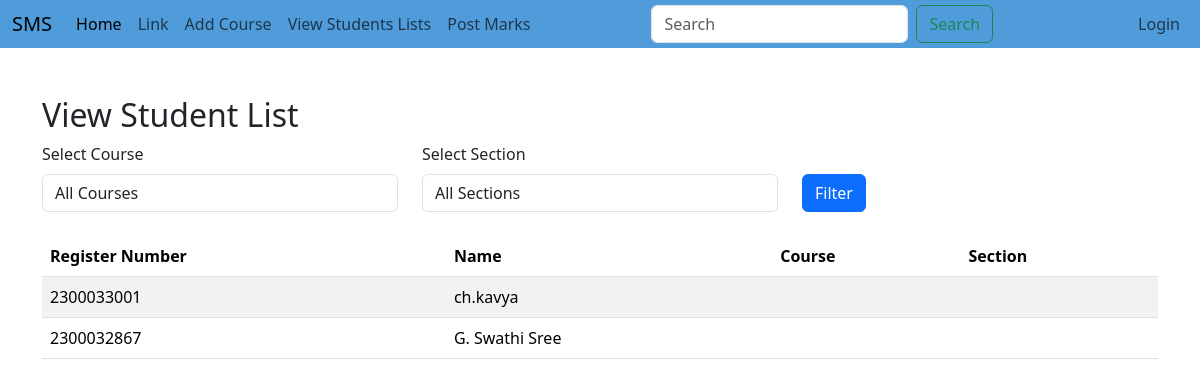
The app's page /facultyapp/view_student_list/ with its own data.
### adminapp/models.py (models this page shows)
class StudentList(models.Model):
    Register_Number= models.CharField(max_length=20, unique=True)
    Name=models.CharField(max_length=100)

### facultyapp/views.py (the view)
# urls.py: path('view_student_list/',views.view_student_list,name="view_student_list"),
def view_student_list(request):
    course = request.GET.get('course')
    section = request.GET.get('section')
    student_courses = AddCourse.objects.all()
    if course:
        student_courses = student_courses.filter(course=course)
    if section:
        student_courses = student_courses.filter(section=section)
    students = StudentList.objects.filter(id__in=student_courses.values_list('student_id', flat=True))
    course_choices = AddCourse.COURSE_CHOICES
    section_choices = AddCourse.SECTION_CHOICES
    context = {
        'students': students,
        'course_choices': course_choices,
        'section_choices': section_choices,
        'selected_course': course,
        'selected_section': section,
    }
    return render(request, 'facultyapp/view_studentlist.html', context)

### templates/facultyapp/view_studentlist.html (shortened to what this page needs)
<!DOCTYPE html>
{% extends 'Navbar/FacultyNavbar.html' %}
{% load static %}
{% block body %}
    <div class="container mt-5">
        <h2>View Student List</h2>
        <form method="get" class="mb-4">
            <div class="row">
                <div class="col-md-4">
                    <label for="course" class="form-label">Select Course</label>
                    <select name="course" id="course" class="form-control">
                        <option value="">All Courses</option>
                    </select>
                </div>
                <div class="col-md-4">
                    <label for="section" class="form-label">Select Section</label>
                    <select name="section" id="section" class="form-control">
                        <option value="">All Sections</option>
                    </select>
                </div>
                <div class="col-md-4 mt-4">
                    <button type="submit" class="btn btn-primary mt-2">Filter</button>
                </div>
            </div>
        </form>
        <table class="table table-striped">
            <thead>
                <tr>
                    <th>Register Number</th>
                    <th>Name</th>
                    <th>Course</th>
                    <th>Section</th>
                </tr>
            </thead>
            <tbody>
                {% if students %}
                    {% for student in students %}
                        <tr>
                            <td>{{ student.Register_Number }}</td>
                            <td>{{ student.Name }}</td>
                            <td>{{ student.add_course_set.first.course }}</td>
                            <td>{{ student.add_course_set.first.section }}</td>
                        </tr>
                    {% endfor %}
                {% else %}
                    <tr>
                        <td colspan="4" class="text-center">No students found.</td>
                    </tr>
                {% endif %}
            </tbody>
        </table>
    </div>
{% endblock %}

### records on screen
StudentList: Register_Number "2300033001", Name "ch.kavya"
StudentList: Register_Number "2300032867", Name "G. Swathi Sree"
